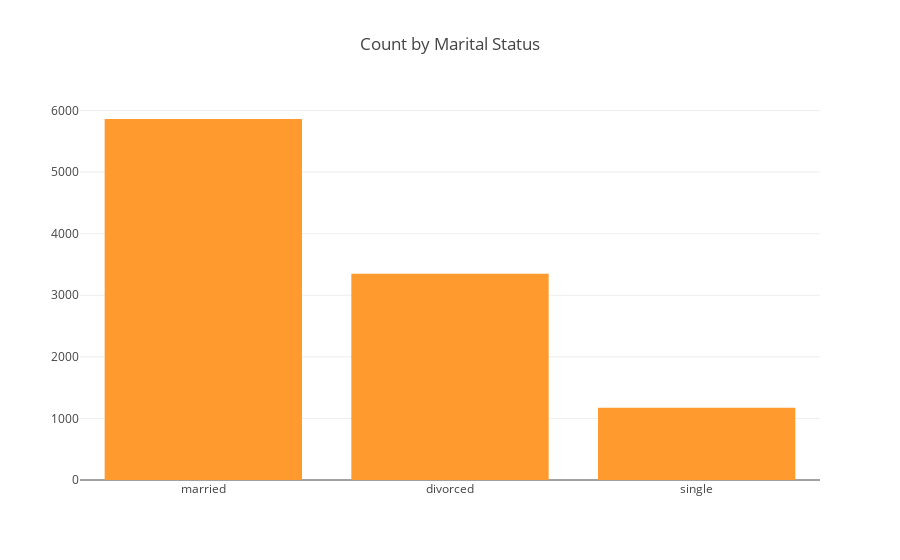

Notebook code cell kept with this figure:
### Code cell
vals = df['marital'].value_counts().tolist()
labels = ['married', 'divorced', 'single']

data = [go.Bar(
            x=labels,
            y=vals,
    marker=dict(
    color="#FE9A2E")
    )]

layout = go.Layout(
    title="Count by Marital Status",
)

fig = go.Figure(data=data, layout=layout)



iplot(fig, filename='basic-bar')

### Figure 1 — Plotly figure (JSON) as saved in the notebook; plotly's stock layout.template omitted (floating-point values rounded to 4 significant figures)
{"data": [{"marker": {"color": "#FE9A2E"}, "type": "bar", "uid": "00bbf166-b78e-476f-9ff4-0531d9aec491", "x": ["married", "divorced", "single"], "y": [5862, 3351, 1175]}], "layout": {"title": {"text": "Count by Marital Status"}}}
